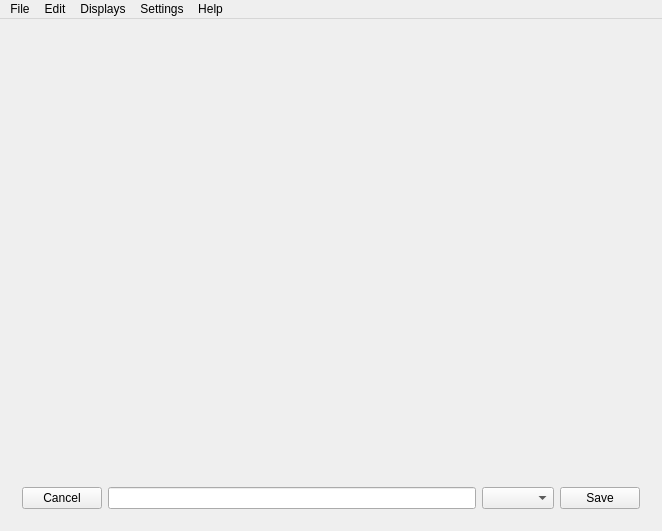
<?xml version="1.0" encoding="UTF-8"?>
<ui version="4.0">
 <class>MainWindow</class>
 <widget class="QMainWindow" name="MainWindow">
  <property name="geometry">
   <rect>
    <x>0</x>
    <y>0</y>
    <width>658</width>
    <height>531</height>
   </rect>
  </property>
  <property name="sizePolicy">
   <sizepolicy hsizetype="Preferred" vsizetype="Preferred">
    <horstretch>0</horstretch>
    <verstretch>0</verstretch>
   </sizepolicy>
  </property>
  <property name="windowTitle">
   <string>1984</string>
  </property>
  <property name="windowIcon">
   <iconset resource="images.qrc">
    <normaloff>:/res/img/icon.png</normaloff>:/res/img/icon.png</iconset>
  </property>
  <widget class="QWidget" name="centralWidget">
   <property name="sizePolicy">
    <sizepolicy hsizetype="Expanding" vsizetype="Expanding">
     <horstretch>0</horstretch>
     <verstretch>0</verstretch>
    </sizepolicy>
   </property>
   <layout class="QGridLayout" name="gridLayout">
    <item row="0" column="0">
     <widget class="QStackedWidget" name="stackedWidget">
      <property name="sizePolicy">
       <sizepolicy hsizetype="Expanding" vsizetype="Expanding">
        <horstretch>0</horstretch>
        <verstretch>0</verstretch>
       </sizepolicy>
      </property>
      <property name="minimumSize">
       <size>
        <width>640</width>
        <height>480</height>
       </size>
      </property>
      <property name="currentIndex">
       <number>0</number>
      </property>
      <widget class="QWidget" name="pageScreenShot">
       <property name="sizePolicy">
        <sizepolicy hsizetype="Expanding" vsizetype="Expanding">
         <horstretch>0</horstretch>
         <verstretch>0</verstretch>
        </sizepolicy>
       </property>
       <layout class="QGridLayout" name="gridLayout_2">
        <item row="0" column="0">
         <widget class="QLabel" name="labelScreenShot">
          <property name="sizePolicy">
           <sizepolicy hsizetype="Expanding" vsizetype="Expanding">
            <horstretch>0</horstretch>
            <verstretch>0</verstretch>
           </sizepolicy>
          </property>
          <property name="text">
           <string/>
          </property>
         </widget>
        </item>
        <item row="1" column="0">
         <layout class="QHBoxLayout" name="horizontalLayout">
          <property name="sizeConstraint">
           <enum>QLayout::SetDefaultConstraint</enum>
          </property>
          <item>
           <widget class="QPushButton" name="cancelButton">
            <property name="text">
             <string>Cancel</string>
            </property>
           </widget>
          </item>
          <item>
           <widget class="QLineEdit" name="lineEdit">
            <property name="sizePolicy">
             <sizepolicy hsizetype="MinimumExpanding" vsizetype="Fixed">
              <horstretch>0</horstretch>
              <verstretch>0</verstretch>
             </sizepolicy>
            </property>
           </widget>
          </item>
          <item>
           <widget class="QComboBox" name="comboBox"/>
          </item>
          <item>
           <widget class="QPushButton" name="saveButton">
            <property name="text">
             <string>Save</string>
            </property>
           </widget>
          </item>
         </layout>
        </item>
       </layout>
      </widget>
      <widget class="QWidget" name="pageCrop">
       <property name="sizePolicy">
        <sizepolicy hsizetype="Expanding" vsizetype="Expanding">
         <horstretch>0</horstretch>
         <verstretch>0</verstretch>
        </sizepolicy>
       </property>
       <layout class="QGridLayout" name="gridLayout_3">
        <item row="0" column="0" colspan="2">
         <widget class="QLabel" name="labelCrop">
          <property name="sizePolicy">
           <sizepolicy hsizetype="Expanding" vsizetype="Expanding">
            <horstretch>0</horstretch>
            <verstretch>0</verstretch>
           </sizepolicy>
          </property>
          <property name="mouseTracking">
           <bool>true</bool>
          </property>
          <property name="text">
           <string/>
          </property>
         </widget>
        </item>
        <item row="1" column="0" colspan="2">
         <layout class="QHBoxLayout" name="horizontalLayout_2">
          <item>
           <widget class="QPushButton" name="pushButton">
            <property name="text">
             <string>Cancel</string>
            </property>
           </widget>
          </item>
          <item>
           <widget class="QPushButton" name="pushButton_2">
            <property name="text">
             <string>Crop</string>
            </property>
           </widget>
          </item>
         </layout>
        </item>
       </layout>
      </widget>
      <widget class="QWidget" name="pageRecord"/>
     </widget>
    </item>
   </layout>
  </widget>
  <widget class="QMenuBar" name="menuBar">
   <property name="geometry">
    <rect>
     <x>0</x>
     <y>0</y>
     <width>658</width>
     <height>21</height>
    </rect>
   </property>
   <widget class="QMenu" name="menuFile">
    <property name="title">
     <string>File</string>
    </property>
    <addaction name="actionCapture"/>
    <addaction name="separator"/>
    <addaction name="actionExit"/>
   </widget>
   <widget class="QMenu" name="menuEdit">
    <property name="title">
     <string>Edit</string>
    </property>
    <addaction name="actionRemove_Tool_Bars"/>
    <addaction name="actionCrop_Tool"/>
   </widget>
   <widget class="QMenu" name="menuDisplays">
    <property name="title">
     <string>Displays</string>
    </property>
   </widget>
   <widget class="QMenu" name="menuSettings">
    <property name="title">
     <string>Settings</string>
    </property>
   </widget>
   <widget class="QMenu" name="menuHelp">
    <property name="title">
     <string>Help</string>
    </property>
    <addaction name="actionHelp"/>
   </widget>
   <addaction name="menuFile"/>
   <addaction name="menuEdit"/>
   <addaction name="menuDisplays"/>
   <addaction name="menuSettings"/>
   <addaction name="menuHelp"/>
  </widget>
  <action name="actionCapture">
   <property name="text">
    <string>Capture</string>
   </property>
  </action>
  <action name="actionExit">
   <property name="text">
    <string>Exit</string>
   </property>
  </action>
  <action name="actionRemove_Tool_Bars">
   <property name="text">
    <string>Remove Tool Bars</string>
   </property>
  </action>
  <action name="actionCrop_Tool">
   <property name="text">
    <string>Crop Tool...</string>
   </property>
  </action>
  <action name="actionHelp">
   <property name="text">
    <string>Help</string>
   </property>
  </action>
 </widget>
 <layoutdefault spacing="6" margin="11"/>
 <resources>
  <include location="images.qrc"/>
 </resources>
 <connections/>
</ui>
